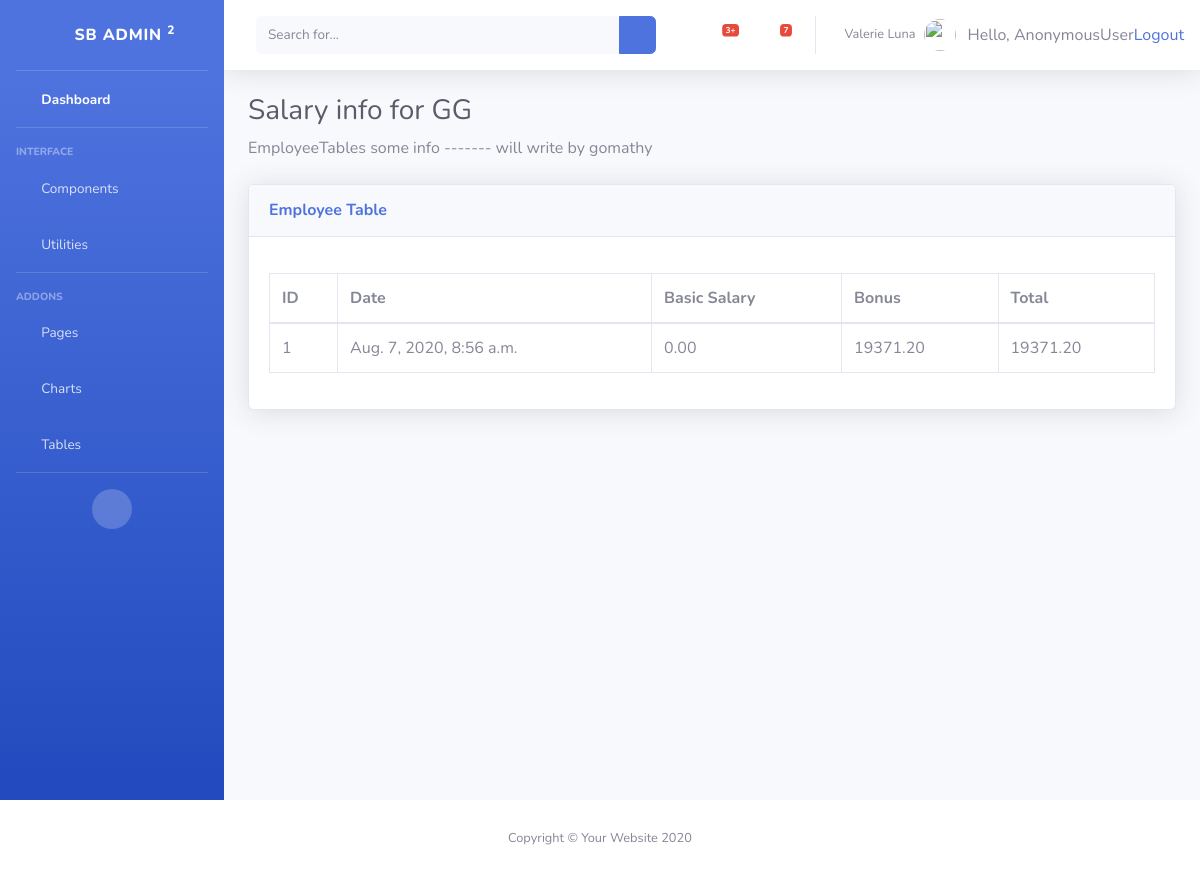
Page /1/salary_details/ on the committed database.
### inventory/models.py (models this page shows, shortened)
class Employee(models.Model):
	name 		= models.CharField("Employee Name", max_length=30, default='NULL', blank=True)
	basicSalary = models.DecimalField(max_digits=10, decimal_places=2, default=0)
	bonus 		= models.DecimalField(max_digits=10, decimal_places=2, default=0)
	total 		= models.DecimalField(max_digits=10, decimal_places=2, default=0) # basic + bonus
	isPaid 		= models.BooleanField(default=False)
	lastSalary 	= models.DateTimeField('last salary updated date', default=now, blank=True)
	DESIGNATION_CEO= 'Manager'
	DESIGNATION_WORKER= 'Worker'
	DESIGNATION_SUPERVISER= 'Superviser'
	DESIGNATION_MARKETING= 'MarketingHead'
	DESIGNATION_OTHERS= 'Others'
	DESIGNATION_CHOICES= [(DESIGNATION_WORKER, 'Worker'),(DESIGNATION_CEO,'Manager'),(DESIGNATION_SUPERVISER,'Superviser'),(DESIGNATION_MARKETING,'MarketingHead'),(DESIGNATION_WORKER,'others') ]
	designation = models.CharField(choices=DESIGNATION_CHOICES, max_length=200, default='Others')
	address = models.CharField(max_length=70, default='Not Found', blank=True)
	phone = models.CharField("Phone Number", max_length=11, default='0000000', blank=True)
	dob = models.DateTimeField('date of birth', default=now, blank=True)
	doj = models.DateTimeField('date of Joined', default=now, blank=True)
	GENDER_MALE 	= 0
	GENDER_FEMALE 	= 1
	GENDER_OTHERS 	= 2
	GENDER_CHOICES 	= [(GENDER_MALE, 'Male'), (GENDER_FEMALE, 'Female'), (GENDER_FEMALE, 'Others') ]
	gender 			= models.IntegerField(choices=GENDER_CHOICES, default=2)
	def __str__(self):
		return self.name ;

class Salary(models.Model):
	emp 		= models.ForeignKey(Employee, on_delete=models.CASCADE)
	basicSalary = models.DecimalField(max_digits=10, decimal_places=2, default=0)
	bonus 		= models.DecimalField(max_digits=10, decimal_places=2, default=0)
	total 		= models.DecimalField(max_digits=10, decimal_places=2, default=0) # basic + bonus
	paidDate 	= models.DateTimeField('Date of paided', default=now, blank=True)

### inventory/views.py (the view)
# urls.py: path('<int:emp_id>/salary_details/', views.salary_details, name='salary_details'),
def salary_details(request, emp_id):
	emp = get_object_or_404(Employee, pk=emp_id)
	sal = Salary.objects.filter(emp=emp)
	return render(request, 'inventory/salary_details.html', {'sal': sal, 'emp' : emp } )

### inventory/templates/inventory/salary_details.html
{% extends 'inventory/base.html' %}
{% load static %}
{% block body %}
<h1 class="h3 mb-2 text-gray-800"> Salary info for {{ emp }} </h1>
          <p class="mb-4">EmployeeTables some info ------- will write by gomathy  </p>
          <div class="card shadow mb-4">
            <div class="card-header py-3">
              <h6 class="m-0 font-weight-bold text-primary">Employee Table</h6>
            </div>
            <div class="card-body">
              <div class="table-responsive">
                <table class="table table-bordered" id="dataTable" width="100%" cellspacing="0">
                  <thead>
                    <tr>
                      <th>ID</th>
                      <th>Date</th>
                      <th>Basic Salary</th>
                      <th>Bonus</th>
                      <th>Total</th>
                    </tr>
                  </thead>
                  <tbody>
            <ul>
						{% for s in sal %}
						<tr>
                <td>{{ s.id }} </td>
						    <td>{{ s.paidDate }} </td>
						    <td>{{ s.basicSalary }} </td>
						    <td>{{ s.bonus }} </td>
						    <td>{{ s.total  }} </td>
						</tr>
						{% endfor %}
						</ul>
                  </tbody>
                </table>
              </div>
            </div>
          </div>
        </div>
      </div>
</div>
{% endblock %}

### rows in the picture
Employee: name "GG"
Salary: id "1", paidDate "Aug. 7, 2020, 8:56 a.m.", basicSalary "0.00", bonus "19371.20", total "19371.20"

### other values in the picture
{{ request.user }} "AnonymousUser"
